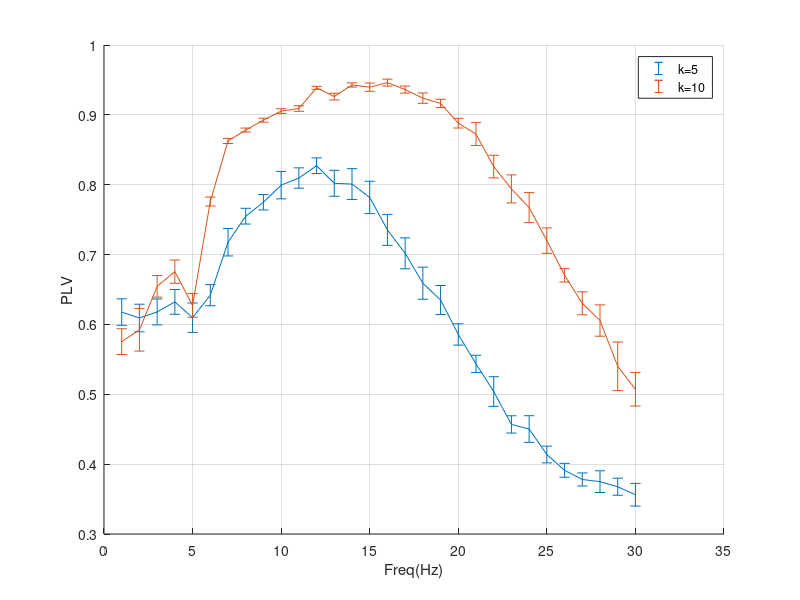
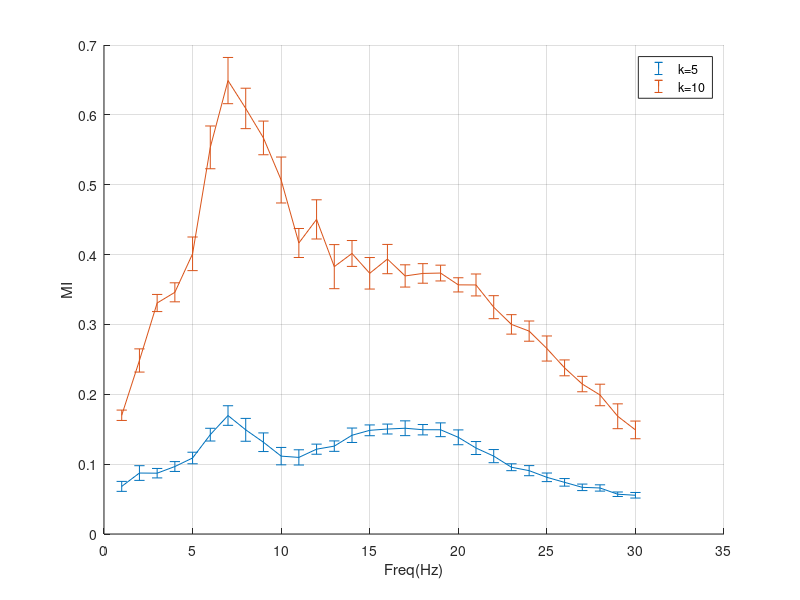
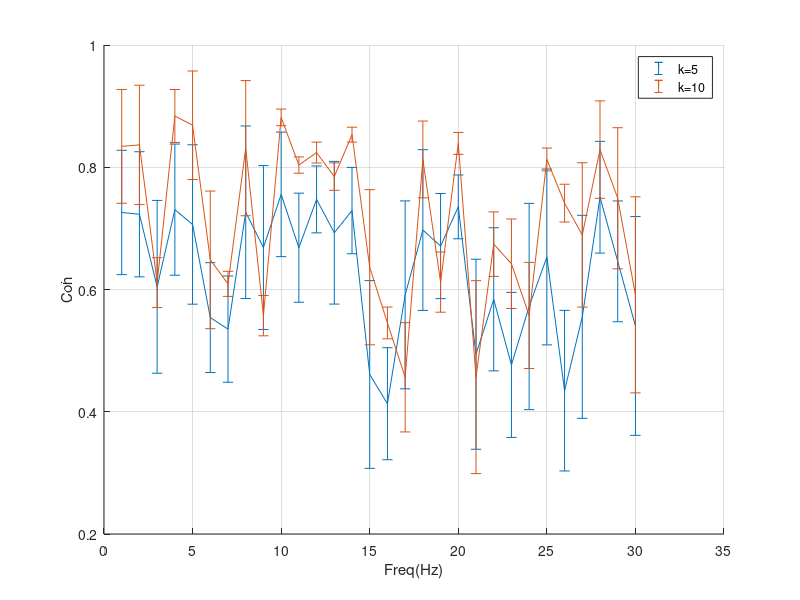
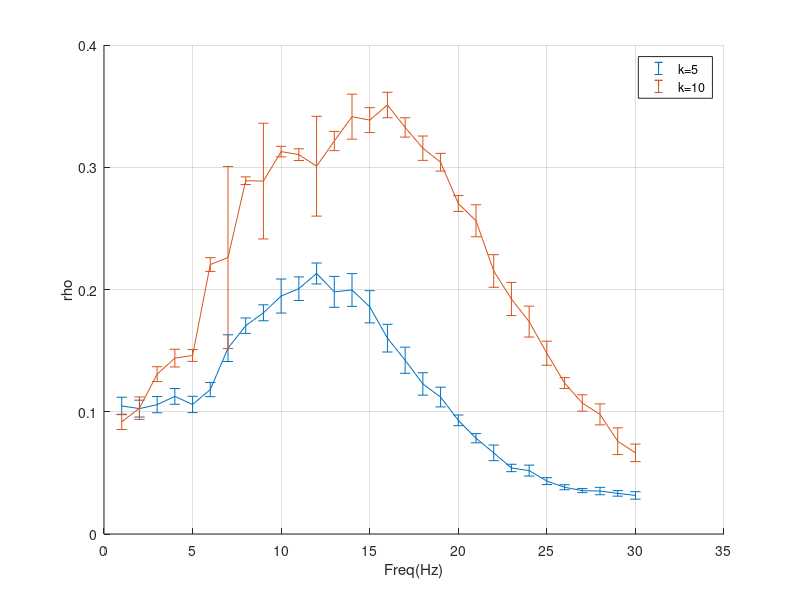

The MATLAB script that drew these images, in order:
addpath('../paper_data/lineplot_data')

%% 21-11-2020: Modified and adapted for paper by BSB - Harcoded for input impulse amplitude 5 and 10 and frequency between 1 to 30 hz
%% Originally Authored by: Pranav Mahajan - 19/11/2020
clear all
% close all
clc
%% Load data: Either
% load syncdata_withoutIN.mat
%% Load data: or
load syncdata_withIN.mat 


%% PLOTTING MEAN AND STD OF PLV OVER MULTIPLE TRIALS
for i = 1:size(PLV_cell,2)
    amp5PLV(i,:) = PLV_cell{i}(1,:);
    amp10PLV(i,:) = PLV_cell{i}(2,:);
end
meanPLVmat(1,:)=mean(amp5PLV,1);
meanPLVmat(2,:)=mean(amp10PLV,1);
stdPLVmat(1,:)=std(amp5PLV,1);
stdPLVmat(2,:)=std(amp10PLV,1);
figure,errorbar(meanPLVmat(1,:),stdPLVmat(1,:))
hold on, errorbar(meanPLVmat(2,:),stdPLVmat(2,:))
ylabel('PLV')
xlabel('Freq(Hz)')
grid on,box off
legend('k=5','k=10')


%% PLOTTING MEAN AND STD OF MI OVER MULTIPLE TRIALS
for i = 1:size(MI_cell,2)
    amp5MI(i,:) = MI_cell{i}(1,:);
    amp10MI(i,:) = MI_cell{i}(2,:);
end
meanMImat(1,:)=mean(amp5MI,1);
meanMImat(2,:)=mean(amp10MI,1);
stdMImat(1,:)=std(amp5MI,1);
stdMImat(2,:)=std(amp10MI,1);
figure,errorbar(meanMImat(1,:),stdMImat(1,:))
hold on, errorbar(meanMImat(2,:),stdMImat(2,:))
ylabel('MI')
xlabel('Freq(Hz)')
grid on,box off
legend('k=5','k=10')


%% PLOTTING MEAN AND STD OF COHERENCE OVER MULTIPLE TRIALS
for i = 1:size(Coh_cell,2)
    amp5Coh(i,:) = Coh_cell{i}(1,:);
    amp10Coh(i,:) = Coh_cell{i}(2,:);
end
meanCohmat(1,:)=mean(amp5Coh,1);
meanCohmat(2,:)=mean(amp10Coh,1);
stdCohmat(1,:)=std(amp5Coh,1);
stdCohmat(2,:)=std(amp10Coh,1);
figure,errorbar(meanCohmat(1,:),stdCohmat(1,:))
hold on, errorbar(meanCohmat(2,:),stdCohmat(2,:))
ylabel('Coh')
xlabel('Freq(Hz)')
grid on,box off
legend('k=5','k=10')


%% PLOTTING MEAN AND STD OF Shannon Entropy OVER MULTIPLE TRIALS
for i = 1:size(rho_cell,2)
    amp5rho(i,:) = rho_cell{i}(1,:);
    amp10rho(i,:) = rho_cell{i}(2,:);
end
meanrhomat(1,:)=mean(amp5rho,1);
meanrhomat(2,:)=mean(amp10rho,1);
stdrhomat(1,:)=std(amp5rho,1);
stdrhomat(2,:)=std(amp10rho,1);
figure,errorbar(meanrhomat(1,:),stdrhomat(1,:))
hold on, errorbar(meanrhomat(2,:),stdrhomat(2,:))
ylabel('rho')
xlabel('Freq(Hz)')
grid on,box off
legend('k=5','k=10')

%% PLOTTING MEAN AND STD OF Lambda OVER MULTIPLE TRIALS
for i = 1:size(lambda_cell,2)
    amp5lambda(i,:) = lambda_cell{i}(1,:);
    amp10lambda(i,:) = lambda_cell{i}(2,:);
end
meanlambdamat(1,:)=mean(amp5lambda,1);
meanlambdamat(2,:)=mean(amp10lambda,1);
stdlambdamat(1,:)=std(amp5lambda,1);
stdlambdamat(2,:)=std(amp10lambda,1);
figure,errorbar(meanlambdamat(1,:),stdlambdamat(1,:))
hold on, errorbar(meanlambdamat(2,:),stdlambdamat(2,:))
ylabel('lambda')
xlabel('Freq(Hz)')
grid on,box off
legend('k=5','k=10')
